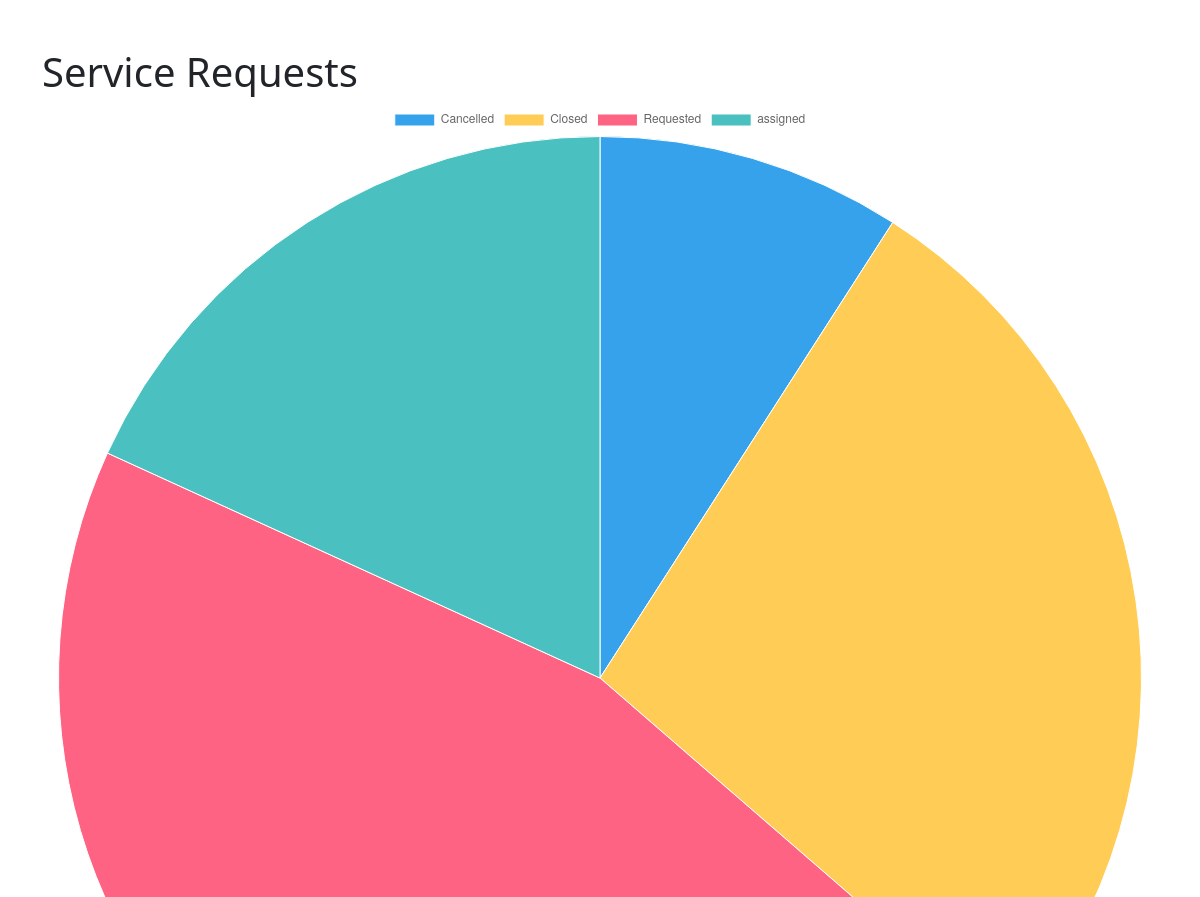
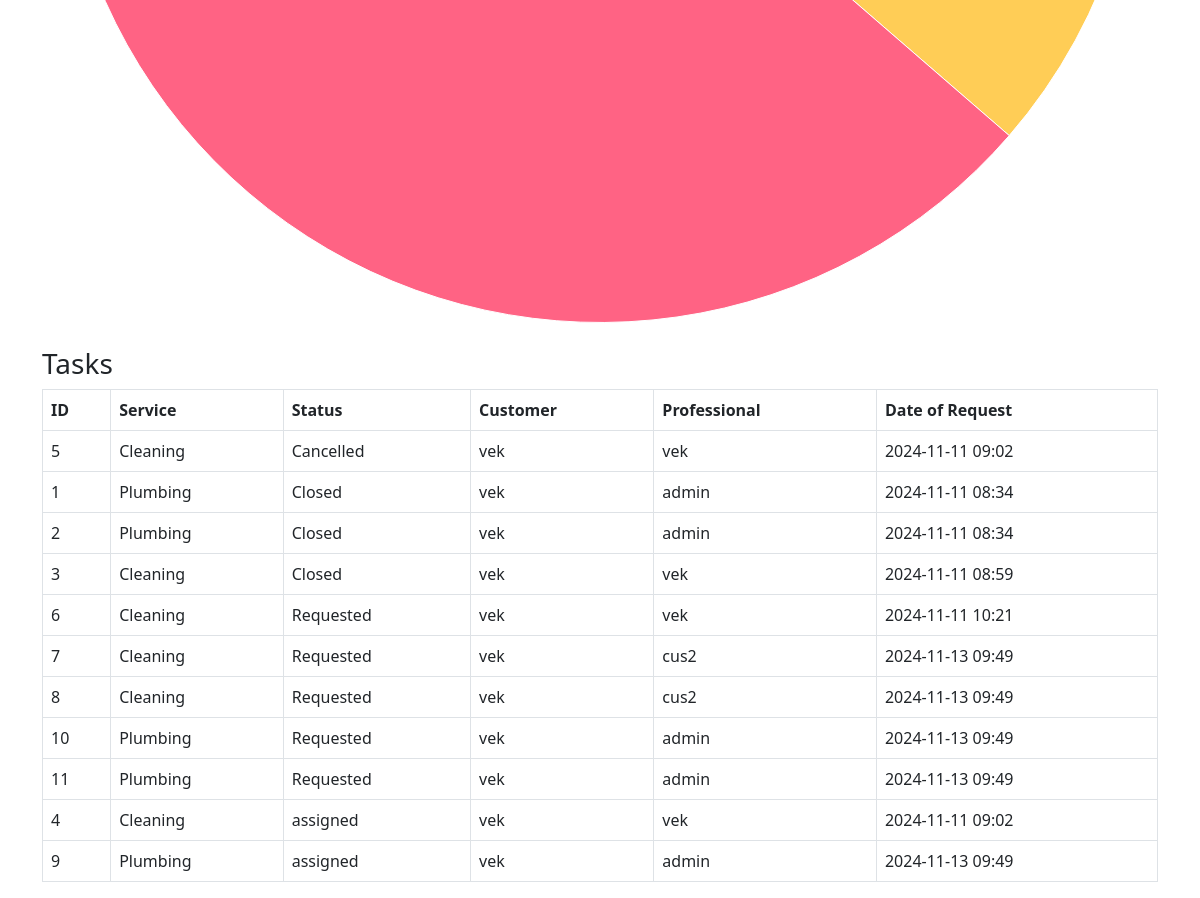
Page /customer/summary (signed in) on the earlier database version (2 pictures, top to bottom).
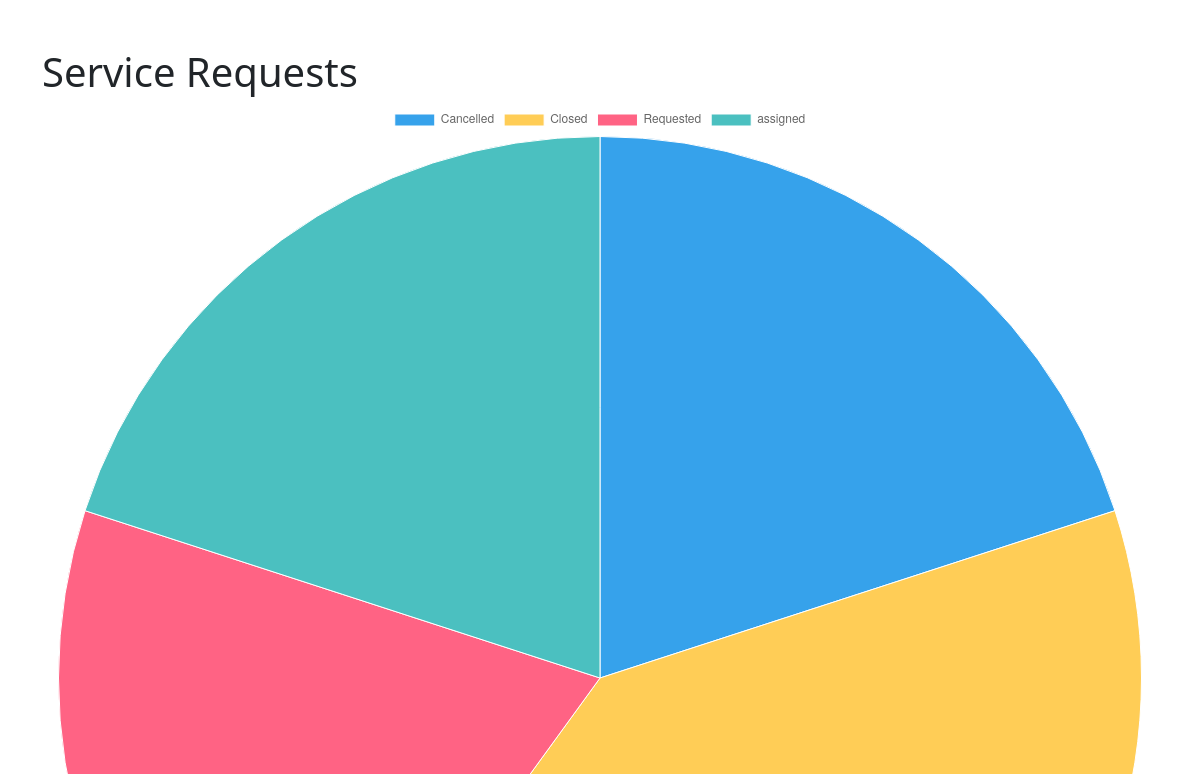
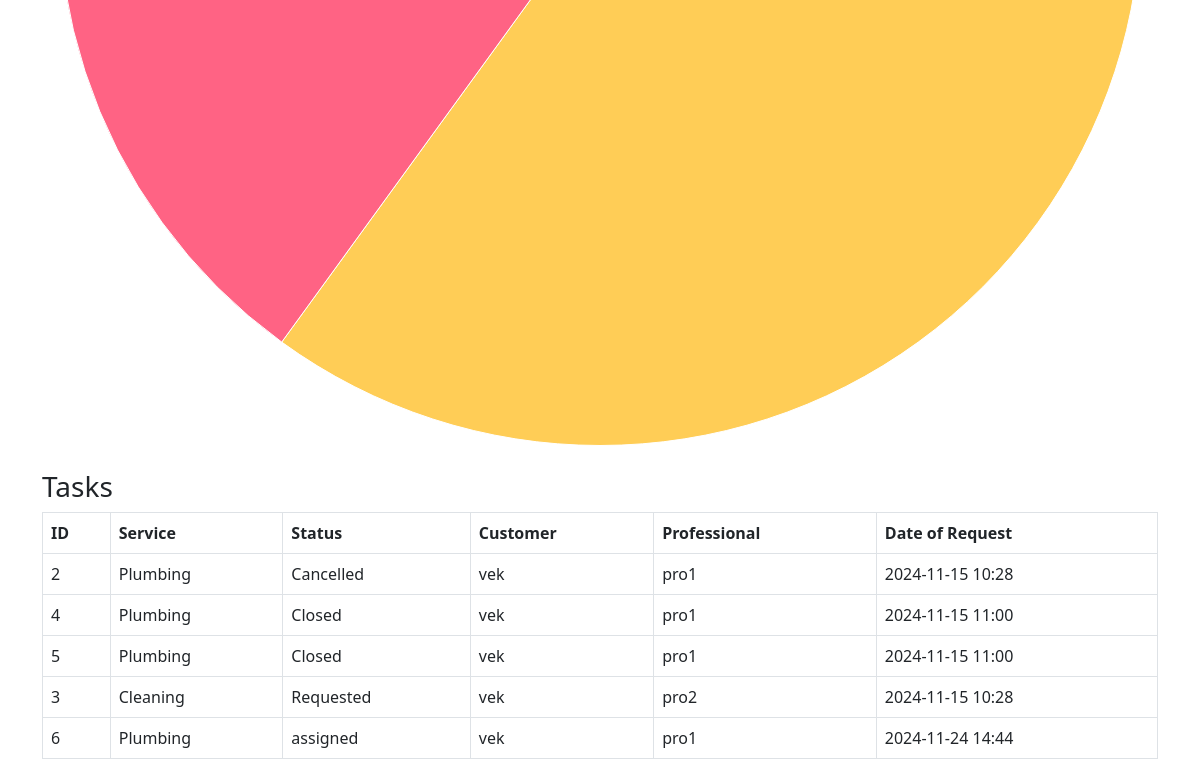
Same page on the later database version (2 pictures, top to bottom).
### models.py (models this page shows, shortened)
class ServiceRequest(db.Model):
    __tablename__ = 'service_request'
    id = db.Column(db.Integer, primary_key=True, autoincrement=True)
    service_id = db.Column(db.Integer, db.ForeignKey('service.id'))
    customer_id = db.Column(db.Integer, db.ForeignKey('user.id'))
    professional_id = db.Column(db.Integer, db.ForeignKey('user.id'))
    date_of_request = db.Column(db.DateTime, default=datetime.utcnow)
    date_of_completion = db.Column(db.DateTime)
    service_status = db.Column(db.String(50))
    remarks = db.Column(db.Text)
    contact_number = db.Column(db.String(15))
    customer_location = db.Column(db.Text)
    customer_pin_code = db.Column(db.String(10))
    closed_by = db.Column(db.String(50))  # Can be 'customer' or 'professional'
    date_closed = db.Column(db.DateTime)
    service = db.relationship('Service', backref='requests')
    reviews = db.relationship('Review', back_populates='service_request', lazy=True)

class Service(db.Model):
    __tablename__ = 'service'
    id = db.Column(db.Integer, primary_key=True, autoincrement=True)
    name = db.Column(db.String(100), nullable=False)
    price = db.Column(db.Numeric(10, 2), nullable=False)
    time_required = db.Column(db.Integer)
    description = db.Column(db.Text)

class User(db.Model):
    __tablename__ = 'user'
    id = db.Column(db.Integer, primary_key=True, autoincrement=True)
    username = db.Column(db.String(50), unique=True, nullable=False)
    phone_number = db.Column(db.String(15))
    email = db.Column(db.String(100), unique=True, nullable=False)
    password_hash = db.Column(db.String(128))
    role = db.Column(db.String(50))
    is_active = db.Column(db.Boolean, default=True)
    date_created = db.Column(db.DateTime, default=datetime.utcnow)
    is_admin = db.Column(db.Boolean, nullable=False, default=False)
    customer_profile = db.relationship('CustomerProfile', backref='user', uselist=False)
    professional_profile = db.relationship('Professional', backref='user', uselist=False)
    service_requests_as_customer = db.relationship('ServiceRequest', backref='customer', foreign_keys='ServiceRequest.customer_id')
    service_requests_as_professional = db.relationship('ServiceRequest', backref='professional', foreign_keys='ServiceRequest.professional_id')
    reviews_written = db.relationship('Review', back_populates='reviewer', foreign_keys='Review.reviewer_id')
    reviews_received = db.relationship('Review', back_populates='reviewee', foreign_keys='Review.reviewee_id')

### routes.py (the view)
@app.route('/customer/summary')
def customer_summary():
    id = session.get('user_id')
    service_requests = ServiceRequest.query.filter_by(customer_id=id).order_by(ServiceRequest.service_status).all()
    status_count = {}
    for request in service_requests:
        status_count[request.service_status] = status_count.get(request.service_status, 0) + 1
    return render_template('customer/summary.html', service_requests=service_requests, status_count=status_count)

### templates/customer/summary.html (shortened to what this page needs)
<!DOCTYPE html>
<html lang="en">
<head>
    <link href="https://cdn.jsdelivr.net/npm/bootstrap@5.3.0-alpha1/dist/css/bootstrap.min.css" rel="stylesheet">
</head>
<body>
    <div class="container mt-5">
        <h1>Service Requests</h1>
        <div class="mb-4">
            <canvas id="statusChart"></canvas>
        </div>
        <h3>Tasks</h3>
        <table class="table table-bordered">
            <thead>
                <tr>
                    <th>ID</th>
                    <th>Service</th>
                    <th>Status</th>
                    <th>Customer</th>
                    <th>Professional</th>
                    <th>Date of Request</th>
                </tr>
            </thead>
            <tbody>
                {% for request in service_requests %}
                    <tr>
                        <td>{{ request.id }}</td>
                        <td>{{ request.service.name }}</td>
                        <td>{{ request.service_status }}</td>
                        <td>{{ request.customer.username }}</td>
                        <td>{{ request.professional.username if request.professional else 'N/A' }}</td>
                        <td>{{ request.date_of_request.strftime('%Y-%m-%d %H:%M') }}</td>
                    </tr>
                {% endfor %}
            </tbody>
        </table>
    </div>
    <script>
        // Prepare data for Chart.js
        const statusCount = {{ status_count | tojson }};
        const labels = Object.keys(statusCount);
        const data = Object.values(statusCount);
        // Chart.js configuration
        const ctx = document.getElementById('statusChart').getContext('2d');
        new Chart(ctx, {
            type: 'pie',
            data: {
                labels: labels,
                datasets: [{
                    label: 'Service Status Distribution',
                    data: data,
                    backgroundColor: ['#36A2EB', '#FFCD56', '#FF6384', '#4BC0C0', '#FF9F40'],
                    borderColor: '#fff',
                    borderWidth: 1
                }]
            },
            options: {
                responsive: true,
                plugins: {
                    legend: {
                        position: 'top',
                    },
                    tooltip: {
                        enabled: true
                    }
                }
            }
        });
    </script>
</body>
</html>

Differences in the rows shown:
removed ServiceRequest: id "1", service.name "Plumbing", service_status "Closed", customer.username "vek", professional "admin", date_of_request "2024-11-11 08:34"
removed ServiceRequest: id "7", service.name "Cleaning", service_status "Requested", customer.username "vek", professional "cus2", date_of_request "2024-11-13 09:49"
removed ServiceRequest: id "8", service.name "Cleaning", service_status "Requested", customer.username "vek", professional "cus2", date_of_request "2024-11-13 09:49"
removed ServiceRequest: id "10", service.name "Plumbing", service_status "Requested", customer.username "vek", professional "admin", date_of_request "2024-11-13 09:49"
removed ServiceRequest: id "11", service.name "Plumbing", service_status "Requested", customer.username "vek", professional "admin", date_of_request "2024-11-13 09:49"
removed ServiceRequest: id "9", service.name "Plumbing", service_status "assigned", customer.username "vek", professional "admin", date_of_request "2024-11-13 09:49"
changed ServiceRequest id 2: service_status "Closed" → "Cancelled"; professional "admin" → "pro1"; date_of_request "2024-11-11 08:34" → "2024-11-15 10:28"; moves up the list
changed ServiceRequest id 4: service.name "Cleaning" → "Plumbing"; service_status "assigned" → "Closed"; professional "vek" → "pro1"; date_of_request "2024-11-11 09:02" → "2024-11-15 11:00"; moves up the list
changed ServiceRequest id 5: service.name "Cleaning" → "Plumbing"; service_status "Cancelled" → "Closed"; professional "vek" → "pro1"; date_of_request "2024-11-11 09:02" → "2024-11-15 11:00"
changed ServiceRequest "Cleaning": service_status "Closed" → "Requested"; professional "vek" → "pro2"; date_of_request "2024-11-11 08:59" → "2024-11-15 10:28"
changed ServiceRequest id 6: service.name "Cleaning" → "Plumbing"; service_status "Requested" → "assigned"; professional "vek" → "pro1"; date_of_request "2024-11-11 10:21" → "2024-11-24 14:44"
Other differences:
chart data {{ status_count | tojson }}: {"Cancelled": 1, "Closed": 3, "Requested": 5, "assigned": 2} → {"Cancelled": 1, "Closed": 2, "Requested": 1, "assigned": 1}
